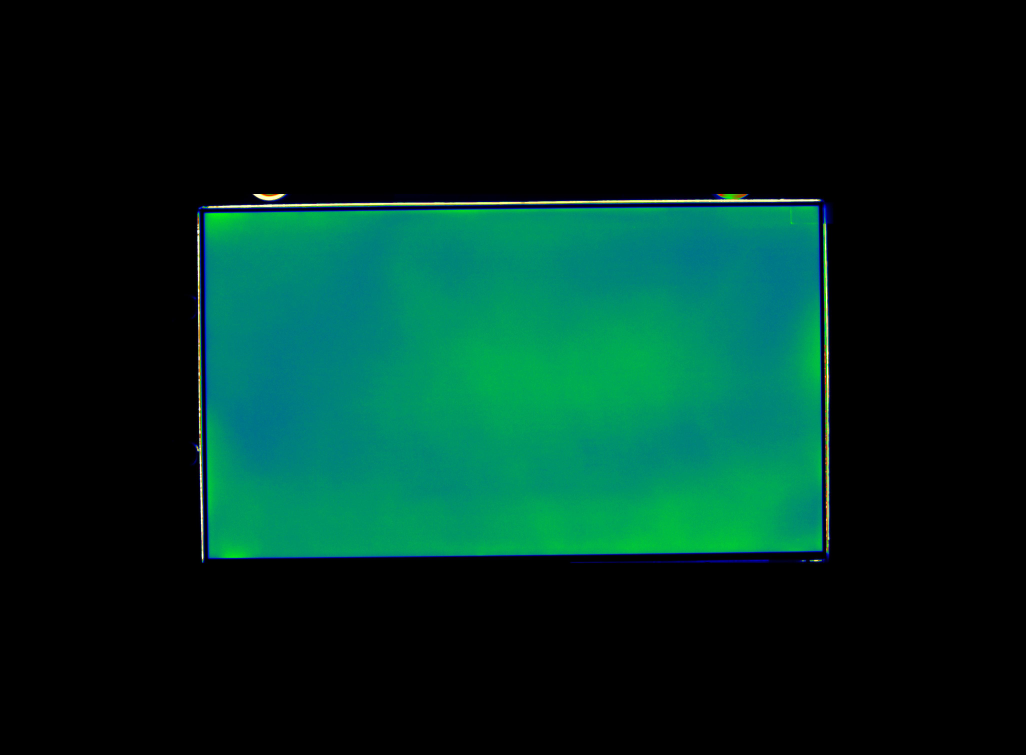
#> input picture .inputs/att_4200ba3d_8db5cb66f7ab4b3bb8e2fb711137f2a1_3__GJ96111000-1032601120-VMA129BLAC01260902A00019_BU_0.jpg, 4104 x 3019 px (shown at 1/4 size)
$ python -i BU_organize_one_click_v033.py   (imports and definitions only)
#> lines starting #> are read from the running program, lines starting #| are printed output that depends on the picture; after the words box and inside, x2 and y2 are one past the last pixel; in counts of white or black regions, pixels touching at a corner belong together
import csv
import io
import os
import re
import shutil
import tempfile
import threading
from concurrent.futures import ThreadPoolExecutor
from datetime import datetime
from pathlib import Path

import numpy as np
from openpyxl.chart import BarChart, LineChart, PieChart, Reference
from openpyxl.chart.label import DataLabelList
from openpyxl.formatting.rule import CellIsRule, ColorScaleRule, FormulaRule
from openpyxl.styles import Alignment, Font, PatternFill
from openpyxl import Workbook
from openpyxl.drawing.image import Image as XLImage
from openpyxl.utils import get_column_letter
from PIL import Image, ImageDraw

import bu_weakpoint_view

# 처리 대상 이미지 확장자
ALLOWED_EXTENSIONS = (".png", ".jpg", ".jpeg", ".bmp", ".tif", ".tiff", ".webp")
# 파일명에서 LotID/종류(BU, WU)를 뽑기 위한 패턴
LOT_PATTERN = re.compile(r"^(?P<lotid>.+)_(?P<kind>BU|WU)_\d+$", re.IGNORECASE)
DATA_FILE_PATTERN = "LMK6DataLog.csv"
BU_SPEC_MIN = 50.0
WU_SPEC_MIN = 80.0
BU_GRID_COLS = 48
BU_GRID_ROWS = 27
DETAIL_ROW_HEIGHT = 22
# 엑셀 기본 행 높이(px). 삽입 이미지가 몇 행을 차지하는지 환산할 때 쓴다.
DEFAULT_ROW_HEIGHT_PX = 20
INNER_TRIM_VARIANTS = (5,)
WORST_POINT_EDGE_MARGIN_CELLS_X = 2
WORST_POINT_EDGE_MARGIN_CELLS_Y = 2
PRODUCT_CELL_CONTENT_RATIO_MIN = 0.7
PRODUCT_ROW_COVERAGE_MIN = 0.08
PRODUCT_COL_COVERAGE_MIN = 0.08
PRODUCT_BOUND_EXPAND_CELLS = 1
GRID_REFINED_MARGIN_PX = 0
MODEL_NAME_CANDIDATES = (
    "Model_Name",
    "ModelName",
    "Model",
    "RecipeName",
    "Recipe",
    "Product",
    "Product_Name",
)
LOT_ID_CANDIDATES = ("Panel_ID", "LotID", "Lot_ID", "PanelID", "Panel Id")
GENERATED_DIR_SUFFIXES = ("_LotID_latest_v1", "_LotID_latest_v1_cropped_v1")
WRITE_CROP_REPORT_DETAIL_SHEET = True
WRITE_CROP_REPORT_VISUALIZATION_SHEET = True
WRITE_BU_ANALYSIS_EXCEL = True


class PipelineCancelled(Exception):
    pass


# [28 lines left out: functions get_resized_xl_image, print_progress, not called in this run]


def ensure_not_cancelled(cancel_check=None) -> None:
    if cancel_check and cancel_check():
        raise PipelineCancelled("사용자 요청으로 작업이 중지되었습니다.")


# [69 lines left out: functions normalize_lot_id, first_row_value, find_measurement, safe_remove_generated_dir, unique_folder_path, unique_file_path and 1 more, not called in this run]


def ask_path(prompt: str) -> Path:
    return Path(input(prompt).strip().replace('"', ""))


# [30 lines left out: functions folder_time_key, is_lotid_folder, not called in this run]


def format_ts(ts: float) -> str:
    # CSV 가독성을 위해 타임스탬프를 날짜 문자열로 변환
    return datetime.fromtimestamp(ts).strftime("%Y-%m-%d %H:%M:%S")


# [619 lines left out: functions parse_lmk_time, format_measurement_value, extract_model_name, to_float, iter_csv_dict_rows, collect_latest_measurements and 14 more, not called in this run]


def load_cv2_image(image_path: Path):
    import cv2

    data = np.fromfile(str(image_path), dtype=np.uint8)
    if data.size == 0:
        return None
    return cv2.imdecode(data, cv2.IMREAD_COLOR)
#> returned value is the input picture: shape (3019, 4104, 3); mean B, G, R 31, 41.7, 1.2


def get_refined_product_bbox(image_path: Path, margin_px: int = 10):
    import cv2

    # v0.2: Canny Edge + Dilation + Contour Fitting (More "fit" approach)
    img = load_cv2_image(image_path)
    if img is None:
        return None

    # 1. Gray conversion & Blurring (Noise reduction)
    gray = cv2.cvtColor(img, cv2.COLOR_BGR2GRAY)
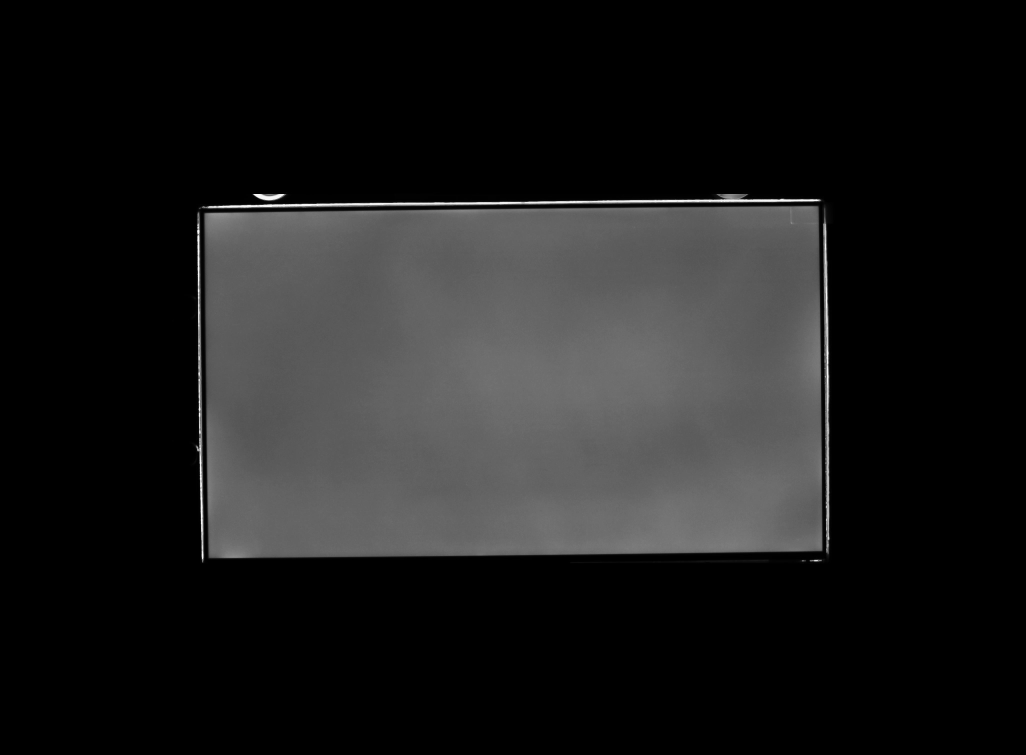
#> gray: shape (3019, 4104) (shown at 1/4 size); min 0, max 255, mean 28.3
    blurred = cv2.GaussianBlur(gray, (5, 5), 0)

    # 2. Canny Edge Detection (Lowered thresholds to catch fainter edges)
    edges = cv2.Canny(blurred, 15, 50)
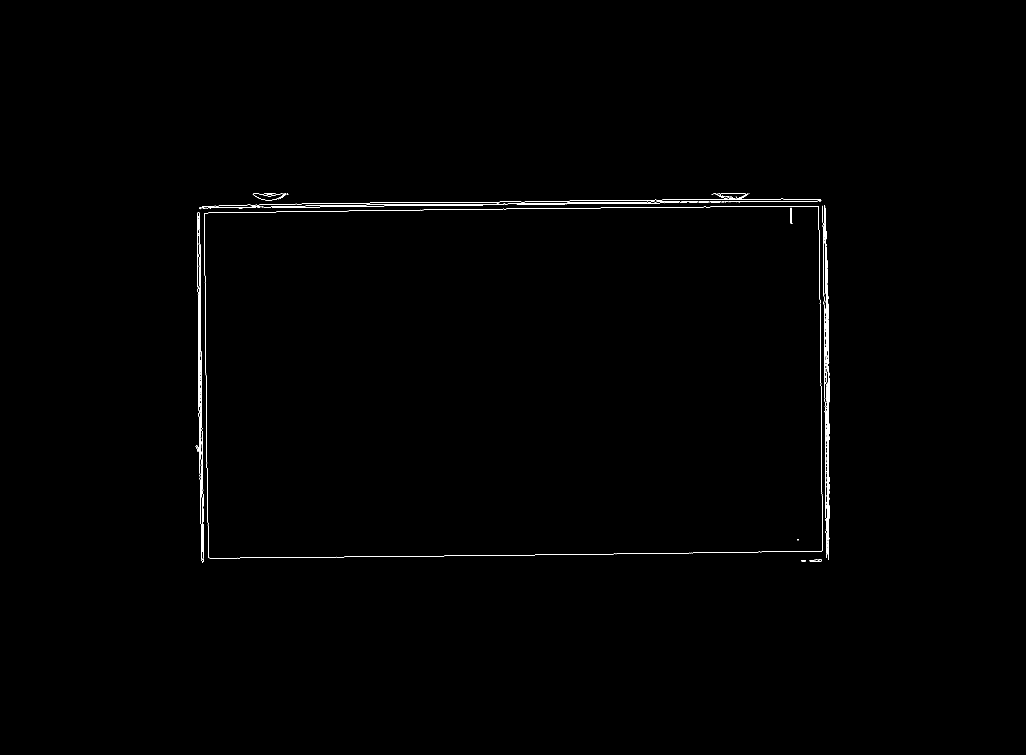
#> edges: shape (3019, 4104) (shown at 1/4 size); 0.21% white in thin lines or dots, all inside (x1, y1, x2, y2) = (783, 775, 3319, 2251)
    kernel = np.ones((7, 7), np.uint8)
    # Increased dilation to merge and expand the edge area
    dilated = cv2.dilate(edges, kernel, iterations=2)
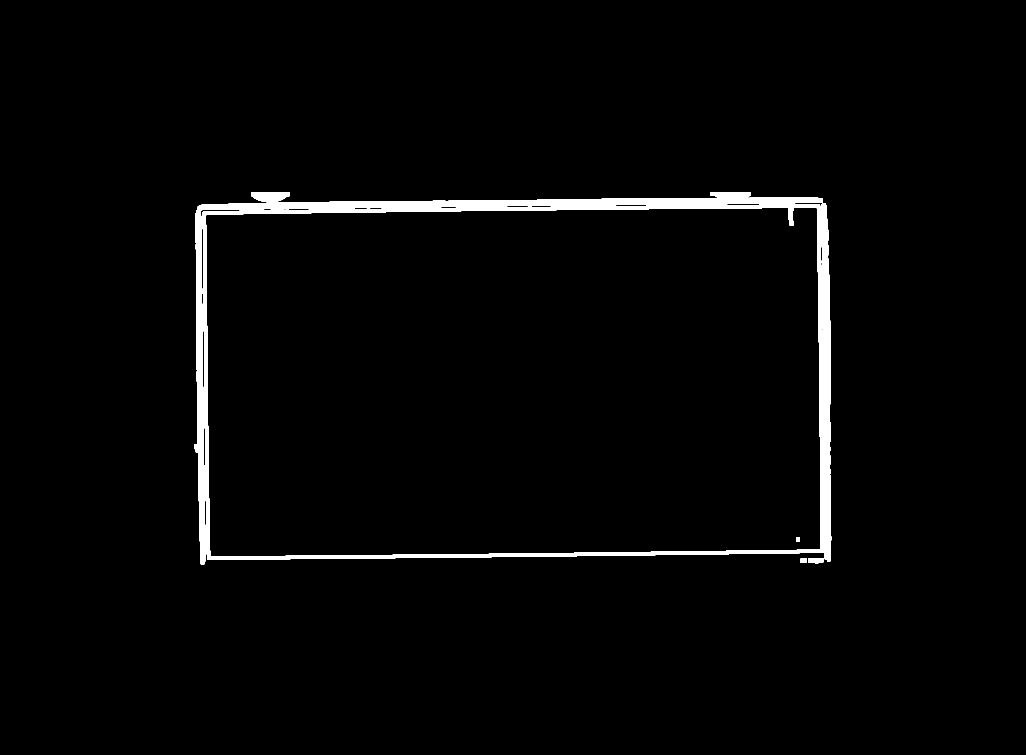
#> dilated: shape (3019, 4104) (shown at 1/4 size); 2% white; 7 white regions

    # 3. Find Contours and Select the Largest one
    contours, _ = cv2.findContours(dilated, cv2.RETR_EXTERNAL, cv2.CHAIN_APPROX_SIMPLE)
#> contours = 6 contours; box (x1, y1, x2, y2) and area: (811, 818, 3296, 2239) 3448610, (777, 769, 3291, 2257) 94380, (3284, 814, 3325, 2246) 37628, (1005, 769, 1160, 808) 4618, (3233, 2232, 3294, 2253) 1076, (3200, 2234, 3228, 2252) 448
    if not contours:
        # Fallback to simple threshold if edge detection fails
        _, thresh = cv2.threshold(gray, 10, 255, cv2.THRESH_BINARY)
        contours, _ = cv2.findContours(thresh, cv2.RETR_EXTERNAL, cv2.CHAIN_APPROX_SIMPLE)
        if not contours:
            return None

    max_cnt = max(contours, key=cv2.contourArea)
#> max_cnt = contour of 217 points, box (x1, y1, x2, y2) (811, 818, 3296, 2239), area 3448610

    # 4. Get the minimum area rectangle (can be rotated)
    # 회전된 사각형의 4개 점을 구한 뒤, 이에 맞는 정렬된 BBox를 생성
    rect = cv2.minAreaRect(max_cnt)
#> rect = ((2053.5, 1527.8), (2472.9, 1398.5), -0.625)
    box = cv2.boxPoints(rect)
#> box = [[824.7, 2240.5], [809.5, 842.1], [3282.2, 815.1], [3297.5, 2213.5]]
    box = np.int32(box)
#> box = [[824, 2240], [809, 842], [3282, 815], [3297, 2213]]

    x_coords = box[:, 0]
#> x_coords = [824, 809, 3282, 3297]
    y_coords = box[:, 1]
#> y_coords = [2240, 842, 815, 2213]

    x_min, x_max = np.min(x_coords), np.max(x_coords)
#> x_min = 809; x_max = 3297
    y_min, y_max = np.min(y_coords), np.max(y_coords)
#> y_min = 815; y_max = 2240

    # 5. Content-Aware Trimming (Specifically for the Left edge in v0.2.3)
    # 엣지로 잡은 영역 내에서 실제 휘도 변화를 분석하여 배경(B열)을 깎아냄
    gray_roi = gray[y_min:y_max, x_min:x_max]
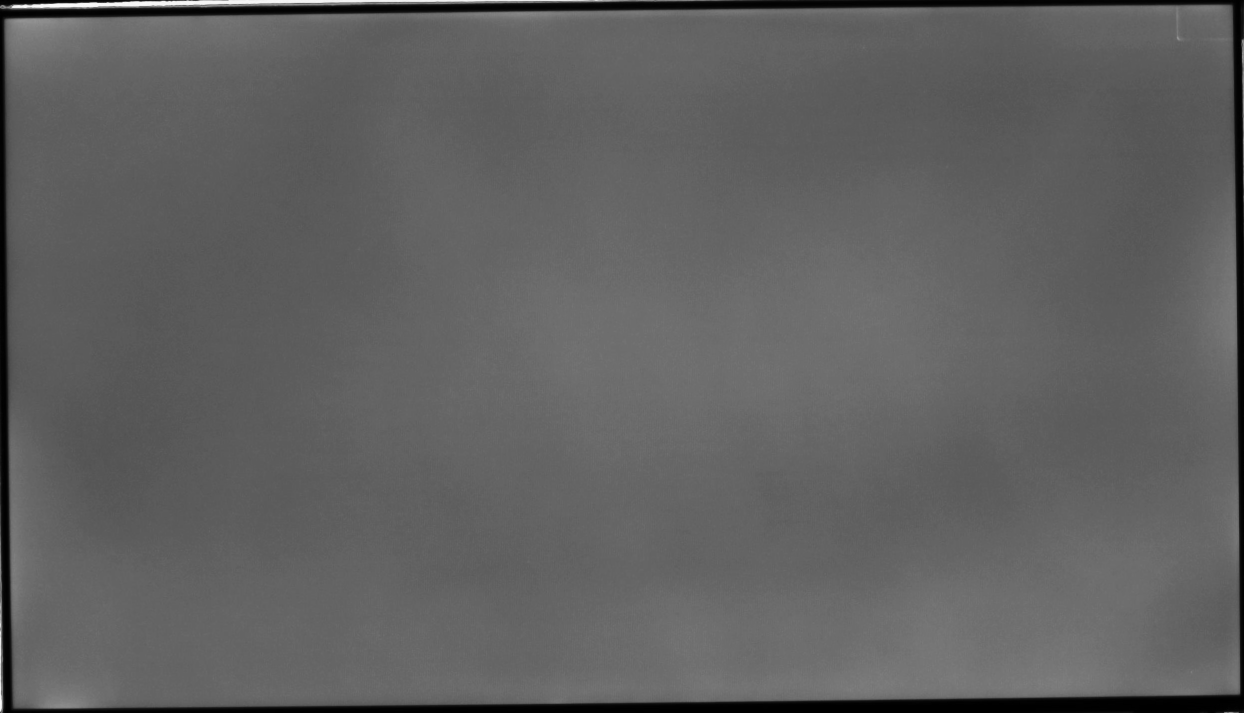
#> gray_roi: shape (1425, 2488) (shown at 1/2 size); min 0, max 254, mean 96.1
    if gray_roi.size > 0:
        # 가로 방향으로 각 열(column)의 평균 밝기 계산
        col_averages = np.mean(gray_roi, axis=0)
#> col_averages = 2488 values, max 101.9 at index 1199, min 6.45 at index 2482, mean 96.07

        # 제품이 시작되는 지점 찾기 (배경 노이즈보다 높은 유의미한 밝기 지점)
        # 전체 ROI 평균의 50% 또는 최소 임계값(예: 15) 중 높은 쪽을 기준으로 삼음
        roi_mean = np.mean(col_averages)
#> roi_mean = 96.07
        content_threshold = max(15, roi_mean * 0.5)
#> content_threshold = 48.03

        # 왼쪽부터 스캔하여 처음으로 threshold를 넘는 지점 탐색
        actual_left_offset = 0
        for i, avg in enumerate(col_averages):
            if avg > content_threshold:
                actual_left_offset = i
                break
#> this loop made 1 pass
#> (avg, actual_left_offset) on pass 1: (60.41, 0)

        # x_min 보정 (제품 시작점으로 밀착)
        x_min_refined = x_min + actual_left_offset
#> x_min_refined = 809
    else:
        x_min_refined = x_min

    # 6. Apply final coordinates (Expand logic from v0.2.1 kept for flexibility, but margin is 0)
    x_new = max(0, x_min_refined - margin_px)
#> x_new = 799
    y_new = max(0, y_min - margin_px)
#> y_new = 805
    x_end = min(img.shape[1], x_max + margin_px)
#> x_end = 3307
    y_end = min(img.shape[0], y_max + margin_px)
#> y_end = 2250

    if x_end <= x_new or y_end <= y_new:
        return int(x_min_refined), int(y_min), int(x_max), int(y_max)

    return int(x_new), int(y_new), int(x_end), int(y_end)


# [18 lines left out: functions add_padding, parse_lot_kind, not called in this run]


def compute_luminance(rgb) -> float:
    r, g, b = rgb[:3]
    return (0.2126 * r) + (0.7152 * g) + (0.0722 * b)


# [1197 lines left out: functions compute_red_white_score, summarize_weak_zone, build_safe_sheet_name, analyze_bu_grid, _empty_analysis_dict, find_worst_points and 13 more, not called in this run]


# [2 lines not run here, left out]

>>> result = get_refined_product_bbox('../.inputs/att_4200ba3d_8db5cb66f7ab4b3bb8e2fb711137f2a1_3__GJ96111000-1032601120-VMA129BLAC01260902A00019_BU_0.jpg')
#> result = (799, 805, 3307, 2250)
